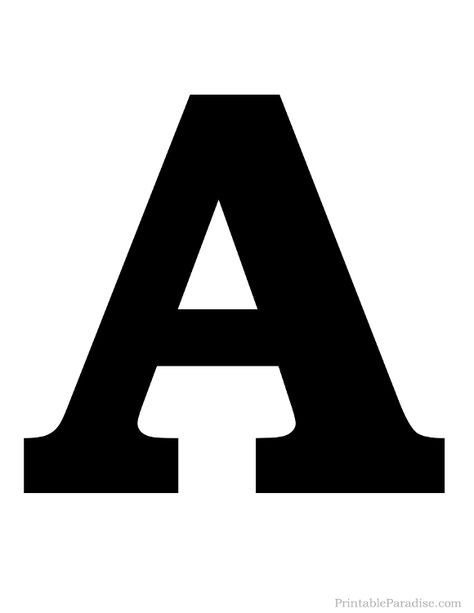
#> input picture a2.jpg, 474 x 613 px
$ jupyter execute img_embossing.ipynb
#> lines starting #> are read from the running program, lines starting #| are printed output that depends on the picture
[cell 1]
import matplotlib.pyplot as plt
import cv2
import numpy as np

img =  cv2.imread('a2.jpg')
#> img is the input picture: shape (613, 474, 3); min 0, max 255, mean 183.6
img = cv2.cvtColor(img,cv2.COLOR_BGR2GRAY)
#> img: shape (613, 474)

k1 = np.array([[0,-1,-1],[1,0,-1],[1,1,0]])
k2 = np.array([[-1,-1,0],[-1,0,1],[0,1,1]])
k3 = np.array([[1,0,0],[0,0,0],[0,0,-1]])
k4 = np.array([[0,0,1],[0,0,0],[-1,0,0]])

img1 = cv2.filter2D(img,-1,k1)
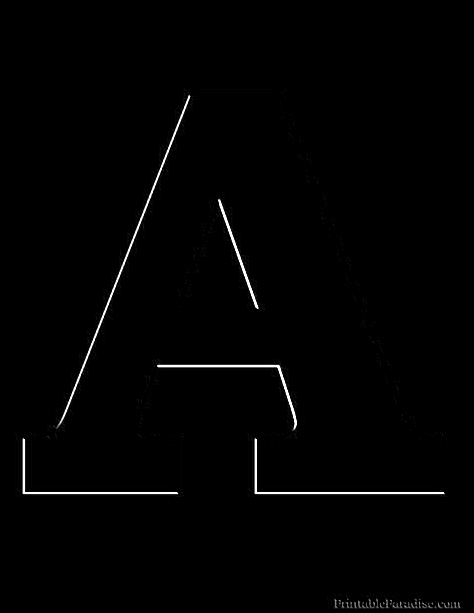
#> img1: shape (613, 474); min 0, max 255, mean 2.5
img2 = cv2.filter2D(img,-1,k2)
img3 = cv2.filter2D(img,-1,k3)
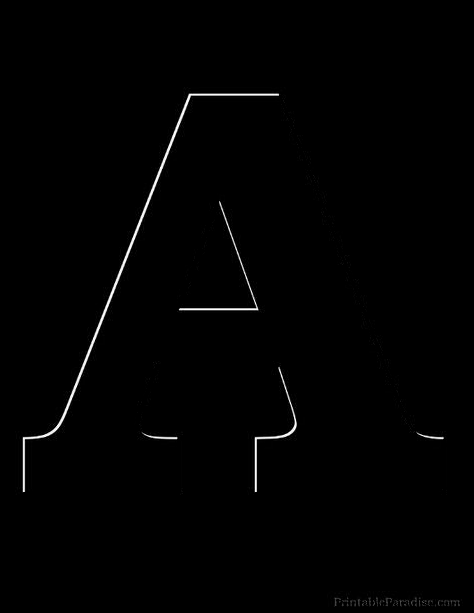
#> img3: shape (613, 474); min 0, max 255, mean 1.9
img4 = cv2.filter2D(img,-1,k4)

plt.subplot(2,3,1),plt.imshow(img),plt.title("Source img"),plt.axis("off")
plt.subplot(2,3,2),plt.imshow(img1),plt.title("k1 img"),plt.axis("off")
plt.subplot(2,3,3),plt.imshow(img2),plt.title("k2 img"),plt.axis("off")
plt.subplot(2,3,4),plt.imshow(img3),plt.title("k3 img"),plt.axis("off")
plt.subplot(2,3,5),plt.imshow(img4),plt.title("k4 img"),plt.axis("off")
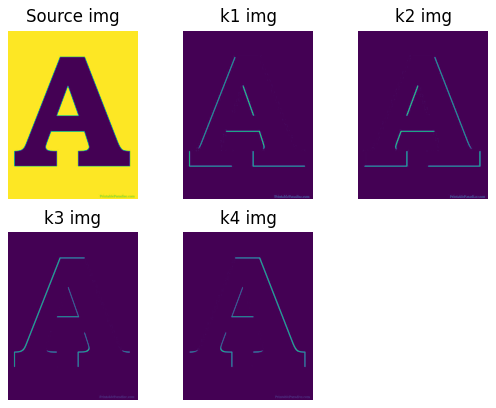
#> figure drawn by matplotlib, 5 panels

$ run again, with a1.jpg copied over a2.jpg
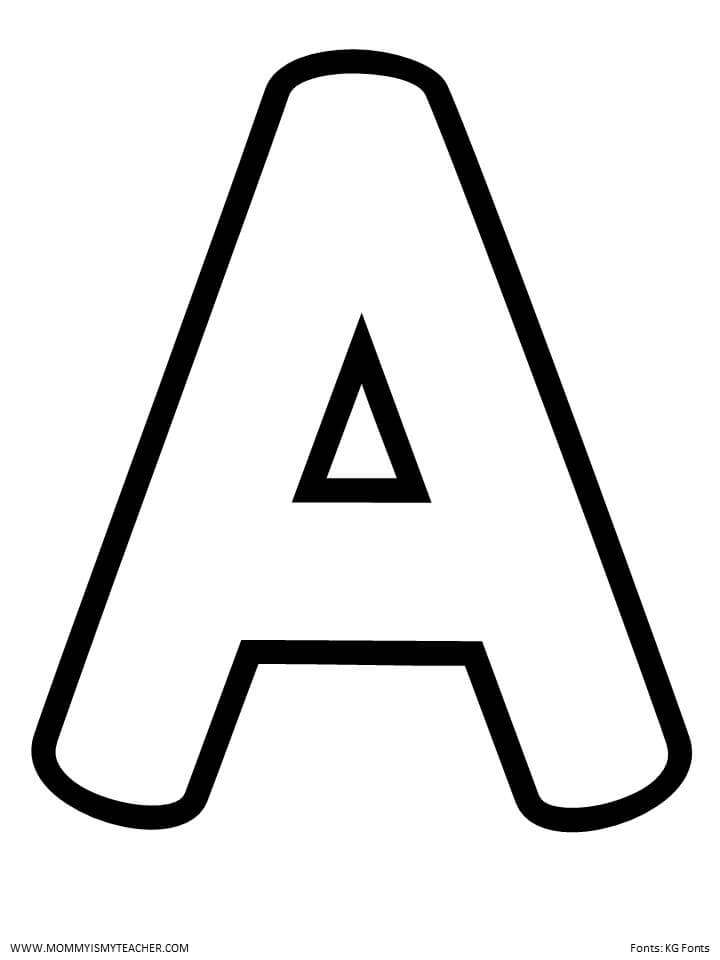
#> input picture a1.jpg, 720 x 960 px
#> img is the input picture: shape (960, 720, 3); min 0, max 255, mean 229
#> img: shape (960, 720)
#> `img3 = cv2.filter2D(img,-1,k3)`:
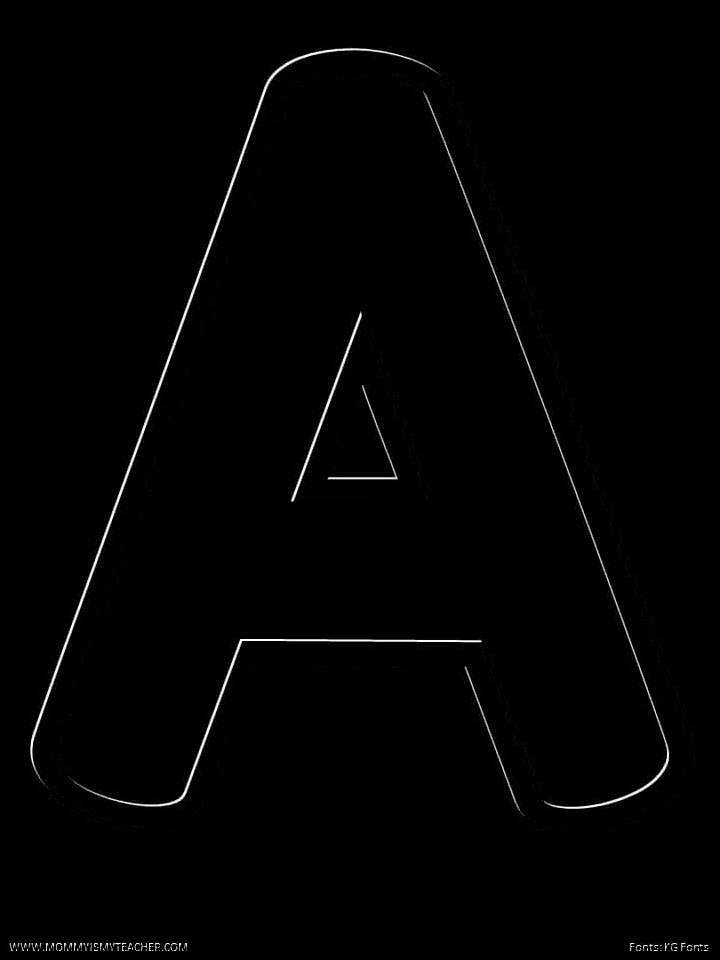
#> img3: shape (960, 720); min 0, max 255, mean 2.3
#> `img4 = cv2.filter2D(img,-1,k4)`:
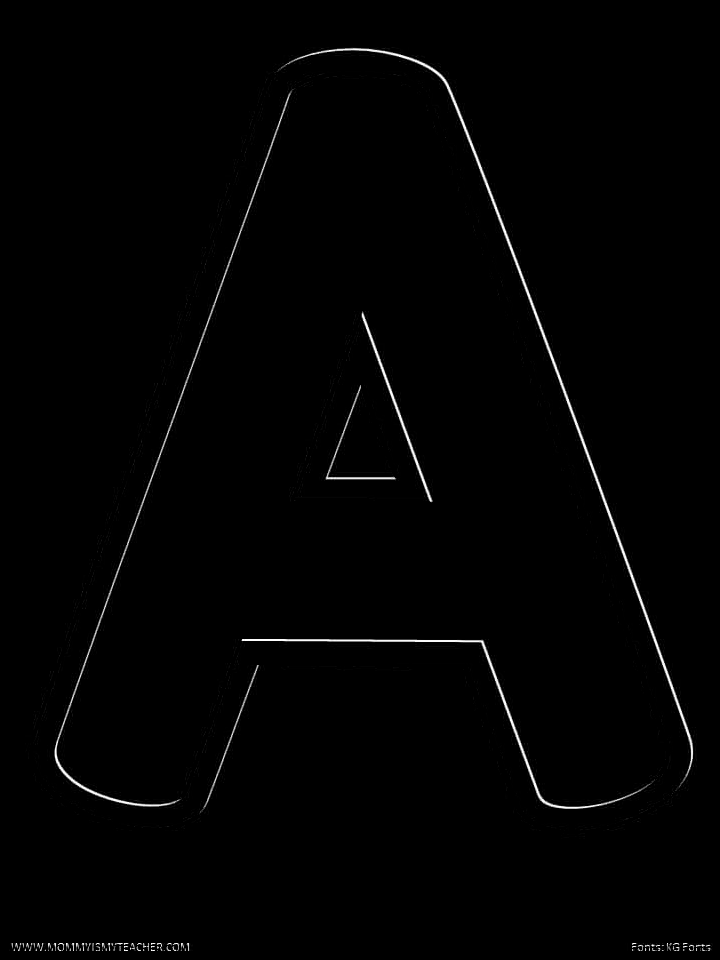
#> img4: shape (960, 720); min 0, max 255, mean 2.3
